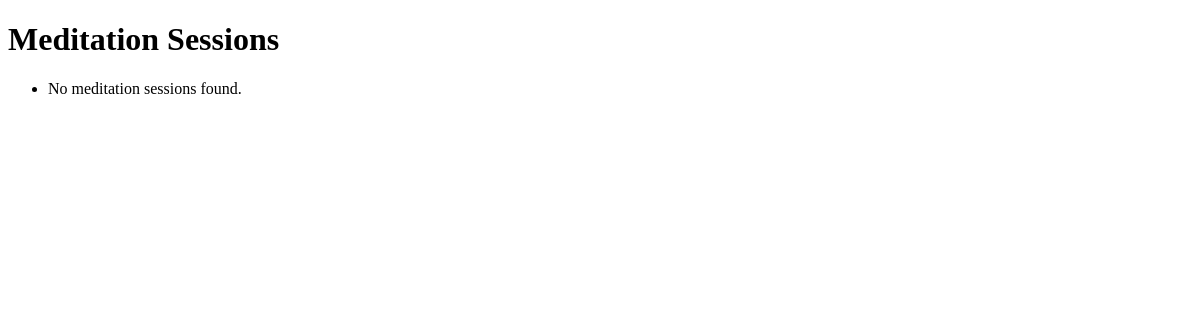
/meditations/, run on an earlier commit of the app's database.
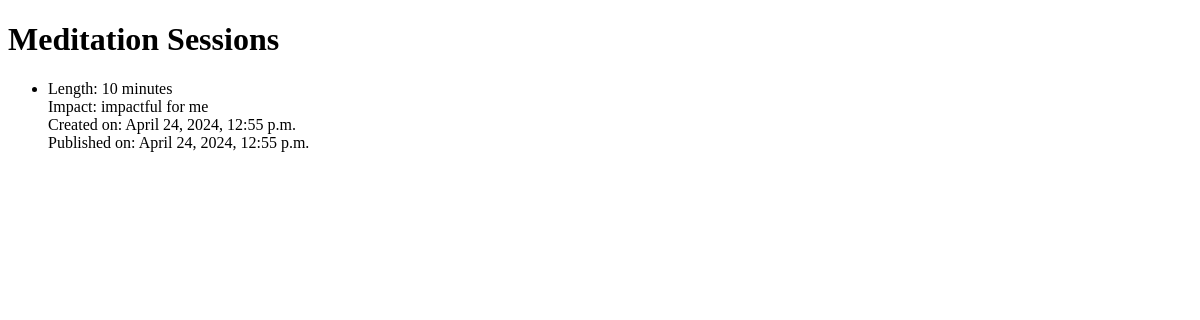
And on a later commit of the database.
### blog/models.py (models this page shows)
class Meditation(models.Model):
    author = models.ForeignKey(User, on_delete=models.CASCADE, null=True)
    person = models.ForeignKey(Person, on_delete=models.CASCADE, related_name='meditations')
    length = models.PositiveIntegerField(help_text="Duration in minutes")
    impact = models.CharField(max_length=255, blank=True, help_text="Descriptive impact on wellbeing")
    created_date = models.DateTimeField(auto_now_add=True)
    published_date = models.DateTimeField(null=True, blank=True)

### blog/views.py (the view)
# urls.py: path('meditations/', views.meditation_list, name='meditation_list'),
def meditation_list(request):
    meditations = Meditation.objects.filter(published_date__lte=timezone.now()).order_by('published_date')
    return render(request, 'blog/meditation_list.html', {'meditations': meditations})

### blog/templates/blog/meditation_list.html (shortened to what this page needs)
<!DOCTYPE html>
<html lang="en">
<head>
</head>
<body>
    <h1>Meditation Sessions</h1>
    <ul>
        {% for meditation in meditations %}
            <li>
                Length: {{ meditation.length }} minutes <br>
                Impact: {{ meditation.impact }} <br>
                Created on: {{ meditation.created_date }} <br>
                Published on: {{ meditation.published_date }}
            </li>
        {% empty %}
            <li>No meditation sessions found.</li>
        {% endfor %}
    </ul>
</body>
</html>

What changed in the data, as far as the page shows it:
added Meditation: length "10", impact "impactful for me", created_date "April 24, 2024, 12:55 p.m.", published_date "April 24, 2024, 12:55 p.m."
Also different on the page:
text no longer shown: "No meditation sessions found."
